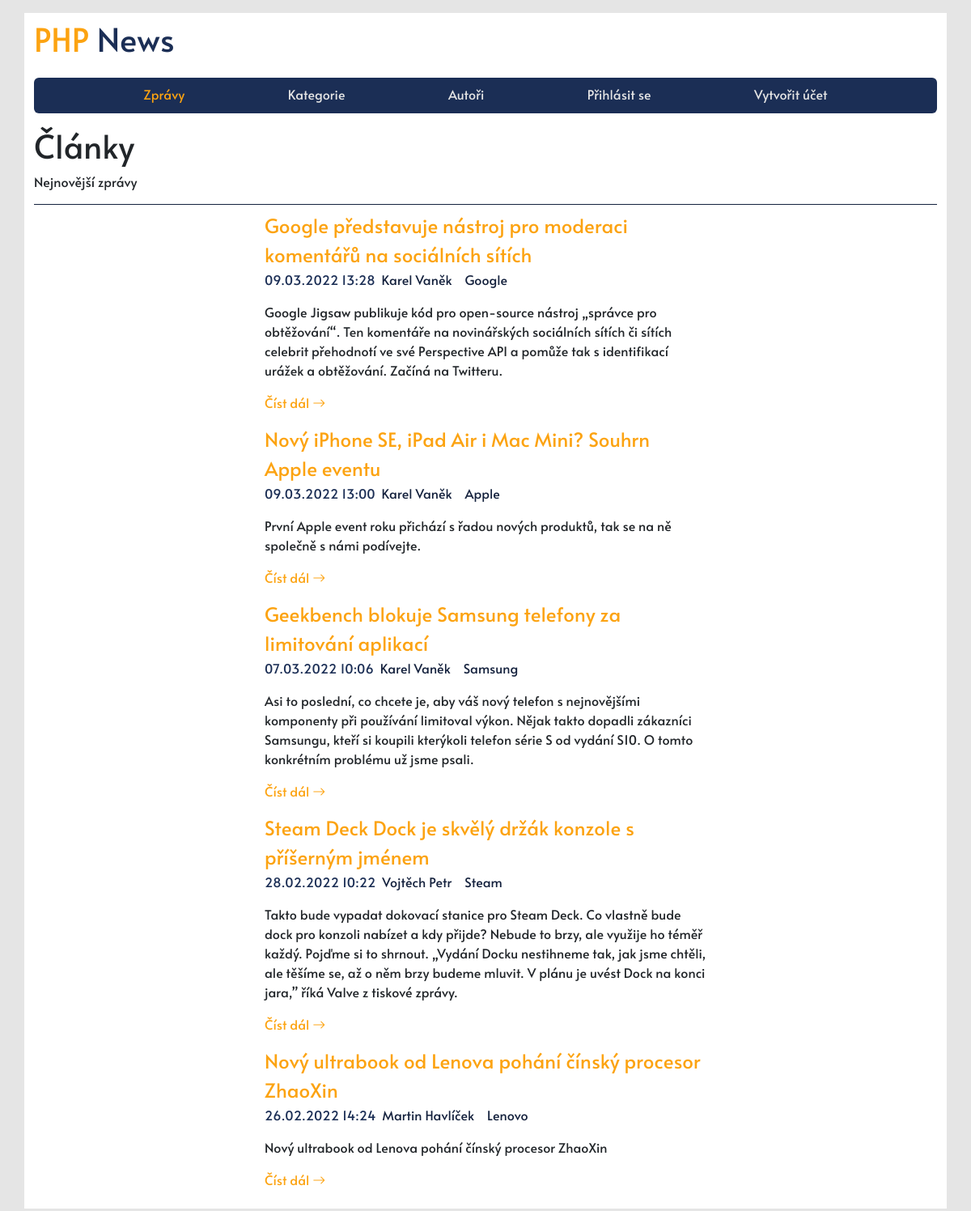
The page / on the database its author committed.
### tables this page shows
CREATE TABLE `articles` (
  `id` int(11) NOT NULL,
  `author_id` int(11) NOT NULL,
  `category_id` int(11) NOT NULL,
  `title` varchar(150) NOT NULL,
  `pretext` varchar(500) NOT NULL,
  `text` text NOT NULL,
  `created_at` datetime NOT NULL DEFAULT current_timestamp(),
  `active` tinyint(1) NOT NULL
);

CREATE TABLE `authors` (
  `id` int(11) NOT NULL,
  `name` varchar(50) NOT NULL,
  `surname` varchar(50) NOT NULL,
  `password` varchar(255) NOT NULL,
  `email` varchar(255) NOT NULL,
  `role` enum('editor','admin') NOT NULL DEFAULT 'editor'
);

CREATE TABLE `category` (
  `id` int(11) NOT NULL,
  `name` varchar(50) NOT NULL
);

### index.php (the view, shortened to what this page needs)
<!DOCTYPE html>
<html lang="en">
<?php
    require_once 'db.php';
    $sql = 'SELECT ar.*, a.name AS name, a.surname AS surname, a.id as id_author, c.name as cat_name FROM articles ar INNER JOIN authors a ON ar.author_id = a.id inner join category as c on ar.category_id = c.id  where ar.active = 1 order by id desc limit 5';
    $stmt = $conn->prepare($sql);
    $stmt->execute();
    $articles = $stmt->fetchAll();
    $sql2 = 'SELECT ar.*, a.name AS name, a.surname AS surname, a.id as id_author, c.id as id_category, c.name as cat_name FROM articles ar INNER JOIN authors a ON ar.author_id = a.id INNER JOIN category c ON ar.category_id = c.id where ar.active = 1 order by id desc';
    $stmt2 = $conn->prepare($sql2);
    $stmt2->execute();
    $Allarticles = $stmt2->fetchAll();
    $filter = array();
    if(isset($_GET['author'])){
        foreach($Allarticles as $item){
            if($item['id_author'] == $_GET['author']){
                array_push($filter,$item);
            }
        }
    } else if(isset($_GET['category'])){
        foreach($Allarticles as $item){
            if($item['id_category'] == $_GET['category']){
                array_push($filter,$item);
            }
        }
    } else {
        $filter = $articles;
    }
?>
<head>
    <link rel="stylesheet" href="./css/style.css">
    <link rel="stylesheet" href="./node_modules/bootstrap/dist/css/bootstrap.min.css">
    <link rel="stylesheet" href="./node_modules/bootstrap-icons/font/bootstrap-icons.css">
</head>
<body class="bg_platinum">
    <div class="container bg_white my-3">
        <h1 class="py-2 brand"><span>PHP</span> News</h1>
        <header class="bg_space_cadet rounded-2">
            <nav class="menu p-2">
                <a href="index" class="nav-item active">Zprávy</a>
                <a href="category" class="nav-item">Kategorie</a>
                <a href="authors" class="nav-item">Autoři</a>
                <?php if(isset($_SESSION['user'])): ?>
                <a href="admin_post" class="nav-item">Administrace článků</a>
                <a href="add_post" class="nav-item">Přidat článek</a>
                <a href="edit_author?id=<?= $_SESSION['user']['id'] ?>" class="nav-item">Profil</a>
                <a href="logout" class="nav-item">Odhlásit se</a>
                <?php else: ?>
                <a href="login" class="nav-item">Přihlásit se</a>
                <a href="register" class="nav-item">Vytvořit účet</a>
                <?php endif; ?>
            </nav>
        </header>
        <main class="py-3" id="main">
            <section class="hero">
                <?php if(isset($_GET['author'])): ?>
                <?php if(!$filter): ?>
                <p>Autor nemá žádný obsah</p>
                <?php else: ?>
                <h1>Autor:</h1>
                <p><?= $filter[0]['name'] . ' ' . $filter[0]['surname'] ?></p>
                <?php endif ?>
                <?php else: ?>
                <h1>Články</h1>
                <p>Nejnovější zprávy</p>
                <?php endif ?>
            </section>
            <section class="row flex-row-reverse justify-content-center">
                <div class="col-lg-6 order-1 order-lg-2">
                    <?php foreach($filter as $a): ?>
                    <div class="col-md-12 py-2">
                        <div class="mb-40">
                            <div class="col-md-12">
                                <div class="post">
                                    <a href="article?id=<?= $a['id'] ?>" class="title"><?= $a['title'] ?></a>
                                    <div class="info d-flex">
                                        <p class="date space_cadet">
                                            <?= date("d.m.Y H:i", strtotime($a['created_at'])) ?></p>
                                        <a href="index?author=<?= $a['id_author'] ?>"
                                            class="author px-2"><?= $a['name'] . ' ' . $a['surname'] ?></a>
                                        <a href="index?category=<?= $a['category_id'] ?>" class="px-2 author">
                                            <?= $a['cat_name'] ?> </a>
                                    </div>
                                    <p><?= $a['pretext'] ?></p>
                                    <div class="float-right">
                                        <a class="orange_web" href="article?id=<?= $a['id'] ?>">Číst dál <i
                                                class="bi bi-arrow-right"></i></a>
                                    </div>
                                </div>
                            </div>
                        </div>
                    </div>
                    <?php endforeach ?>
                </div>
            </section>
        </main>
    </div>
</body>
</html>

### css/style.css (style rules this page uses)
html { scrollbar-width: thin; scroll-behavior: smooth; }
* { font-family: Alata Regular, sans-serif; }
.space_cadet { color: #1B2E55; }
.orange_web { color: #FCA311; }
.bg_platinum { background-color: #E5E5E5; }
.bg_white { background-color: #FFFFFF; }
.bg_space_cadet { background-color: #1B2E55; }
a { text-decoration: none !important; }
.active { color: #FCA311 !important; }
.brand { color: #1B2E55; }
.brand span { color: #FCA311; }
.menu { margin-top: 1rem !important; display: -webkit-box; display: -ms-flexbox; display: flex; -webkit-box-align: center; -ms-flex-align: center; align-items: center; -webkit-box-pack: space-evenly; -ms-flex-pack: space-evenly; justify-content: space-evenly; }
.menu .nav-item { color: #E5E5E5; }
.menu .nav-item::after { content: ''; display: block; background: #FCA311; height: 1px; width: 0; margin: 3px auto 0; -webkit-transition: all 0.17s ease-in-out !important; transition: all 0.17s ease-in-out !important; }
.hero { border-bottom: 1px solid #14213D; }
.post .title { color: #FCA311; font-size: 2vw; }
.post .info .author { color: #14213D; }

### rows shown on the page
articles: title "Google představuje nástroj pro moderaci komentářů na sociálních sítích", created_at "09.03.2022 13:28", author.name "Karel", author.surname "Vaněk", category.name "Google", pretext "Google Jigsaw publikuje kód pro open-source nástroj „správce pro obtěžování“. Ten komentáře na novinářských sociálních sítích či sítích celebrit přehodnotí ve své Perspective API a pomůže tak s identifikací urážek a obtěžování. Začíná na Twitteru."
articles: title "Nový iPhone SE, iPad Air i Mac Mini? Souhrn Apple eventu", created_at "09.03.2022 13:00", author.name "Karel", author.surname "Vaněk", category.name "Apple", pretext "První Apple event roku přichází s řadou nových produktů, tak se na ně společně s námi podívejte."
articles: title "Geekbench blokuje Samsung telefony za limitování aplikací", created_at "07.03.2022 10:06", author.name "Karel", author.surname "Vaněk", category.name "Samsung", pretext "Asi to poslední, co chcete je, aby váš nový telefon s nejnovějšími komponenty při používání limitoval výkon. Nějak takto dopadli zákazníci Samsungu, kteří si koupili kterýkoli telefon série S od vydání S10. O tomto konkrétním problému už jsme psali."
articles: title "Steam Deck Dock je skvělý držák konzole s příšerným jménem", created_at "28.02.2022 10:22", author.name "Vojtěch", author.surname "Petr", category.name "Steam", pretext "Takto bude vypadat dokovací stanice pro Steam Deck. Co vlastně bude dock pro konzoli nabízet a kdy přijde? Nebude to brzy, ale využije ho téměř každý. Pojďme si to shrnout. „Vydání Docku nestihneme tak, jak jsme chtěli, ale těšíme se, až o něm brzy budeme mluvit. V plánu je uvést Dock na konci jara,” říká Valve z tiskové zprávy."
articles: title "Nový ultrabook od Lenova pohání čínský procesor ZhaoXin", created_at "26.02.2022 14:24", author.name "Martin", author.surname "Havlíček", category.name "Lenovo", pretext "Nový ultrabook od Lenova pohání čínský procesor ZhaoXin"
